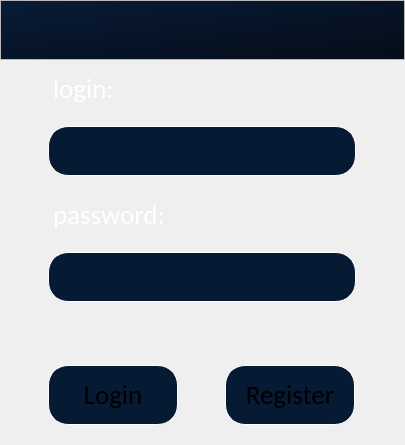
<?xml version="1.0" encoding="UTF-8"?>
<ui version="4.0">
 <class>Dialog</class>
 <widget class="QDialog" name="Dialog">
  <property name="geometry">
   <rect>
    <x>0</x>
    <y>0</y>
    <width>405</width>
    <height>428</height>
   </rect>
  </property>
  <property name="windowTitle">
   <string>Dialog</string>
  </property>
  <property name="styleSheet">
   <string notr="true">background-color:
qlineargradient(spread:pad, x1:1, y1:1, x2:0, y2:0, stop:0 rgba(9, 22, 41, 255), stop:1 rgba(9, 31, 63, 255));
color: white;
border: 0px;

QPushButton {
	border: 2px solid white;
}</string>
  </property>
  <layout class="QVBoxLayout" name="verticalLayout">
   <property name="spacing">
    <number>0</number>
   </property>
   <property name="leftMargin">
    <number>0</number>
   </property>
   <property name="topMargin">
    <number>0</number>
   </property>
   <property name="rightMargin">
    <number>0</number>
   </property>
   <property name="bottomMargin">
    <number>0</number>
   </property>
   <item>
    <widget class="QFrame" name="frame_2">
     <property name="minimumSize">
      <size>
       <width>0</width>
       <height>60</height>
      </size>
     </property>
     <property name="maximumSize">
      <size>
       <width>16777215</width>
       <height>60</height>
      </size>
     </property>
     <property name="frameShape">
      <enum>QFrame::StyledPanel</enum>
     </property>
     <property name="frameShadow">
      <enum>QFrame::Raised</enum>
     </property>
     <layout class="QVBoxLayout" name="verticalLayout_5">
      <property name="spacing">
       <number>0</number>
      </property>
      <property name="leftMargin">
       <number>0</number>
      </property>
      <property name="topMargin">
       <number>0</number>
      </property>
      <property name="rightMargin">
       <number>0</number>
      </property>
      <property name="bottomMargin">
       <number>0</number>
      </property>
      <item>
       <widget class="QLabel" name="label_3">
        <property name="styleSheet">
         <string notr="true">background-color:qlineargradient(spread:pad, x1:1, y1:1, x2:0, y2:0, stop:0 rgba(5, 13, 25, 255), stop:1 rgba(8, 27, 54, 255));</string>
        </property>
        <property name="text">
         <string/>
        </property>
        <property name="pixmap">
         <pixmap>resources/gl3.png</pixmap>
        </property>
        <property name="margin">
         <number>10</number>
        </property>
       </widget>
      </item>
     </layout>
    </widget>
   </item>
   <item>
    <widget class="QFrame" name="frame_3">
     <property name="styleSheet">
      <string notr="true">background-color: rgba(255, 255, 255, 0);</string>
     </property>
     <property name="frameShape">
      <enum>QFrame::StyledPanel</enum>
     </property>
     <property name="frameShadow">
      <enum>QFrame::Raised</enum>
     </property>
     <layout class="QVBoxLayout" name="verticalLayout_2">
      <property name="spacing">
       <number>0</number>
      </property>
      <property name="leftMargin">
       <number>0</number>
      </property>
      <property name="topMargin">
       <number>0</number>
      </property>
      <property name="rightMargin">
       <number>0</number>
      </property>
      <property name="bottomMargin">
       <number>0</number>
      </property>
      <item>
       <widget class="QFrame" name="frame_5">
        <property name="styleSheet">
         <string notr="true">background-color: rgba(255, 255, 255, 0);</string>
        </property>
        <property name="frameShape">
         <enum>QFrame::StyledPanel</enum>
        </property>
        <property name="frameShadow">
         <enum>QFrame::Raised</enum>
        </property>
        <layout class="QVBoxLayout" name="verticalLayout_3">
         <property name="spacing">
          <number>0</number>
         </property>
         <property name="leftMargin">
          <number>0</number>
         </property>
         <property name="topMargin">
          <number>0</number>
         </property>
         <property name="rightMargin">
          <number>0</number>
         </property>
         <property name="bottomMargin">
          <number>0</number>
         </property>
         <item>
          <widget class="QFrame" name="frame_6">
           <property name="baseSize">
            <size>
             <width>0</width>
             <height>50</height>
            </size>
           </property>
           <property name="styleSheet">
            <string notr="true">background-color: rgba(255, 255, 255, 0);</string>
           </property>
           <property name="frameShape">
            <enum>QFrame::StyledPanel</enum>
           </property>
           <property name="frameShadow">
            <enum>QFrame::Raised</enum>
           </property>
           <layout class="QVBoxLayout" name="verticalLayout_9">
            <property name="leftMargin">
             <number>50</number>
            </property>
            <item>
             <widget class="QLabel" name="label_5">
              <property name="font">
               <font>
                <family>Calibri</family>
                <pointsize>20</pointsize>
               </font>
              </property>
              <property name="styleSheet">
               <string notr="true">background-color: rgba(255, 255, 255, 0);
color: white;</string>
              </property>
              <property name="text">
               <string>login:</string>
              </property>
             </widget>
            </item>
           </layout>
          </widget>
         </item>
         <item alignment="Qt::AlignHCenter">
          <widget class="QFrame" name="frame_7">
           <property name="styleSheet">
            <string notr="true">background-color: rgba(255, 255, 255, 0);</string>
           </property>
           <property name="frameShape">
            <enum>QFrame::StyledPanel</enum>
           </property>
           <property name="frameShadow">
            <enum>QFrame::Raised</enum>
           </property>
           <layout class="QVBoxLayout" name="verticalLayout_7">
            <item>
             <widget class="QLineEdit" name="lineEdit">
              <property name="minimumSize">
               <size>
                <width>308</width>
                <height>50</height>
               </size>
              </property>
              <property name="maximumSize">
               <size>
                <width>308</width>
                <height>50</height>
               </size>
              </property>
              <property name="font">
               <font>
                <family>Calibri</family>
                <pointsize>20</pointsize>
               </font>
              </property>
              <property name="styleSheet">
               <string notr="true">QLineEdit {
	border: 1px solid white;
	border-radius: 20px;
	background-color: rgb(6, 26, 52);
	color: white;
}</string>
              </property>
              <property name="inputMask">
               <string/>
              </property>
             </widget>
            </item>
           </layout>
          </widget>
         </item>
        </layout>
       </widget>
      </item>
      <item>
       <widget class="QFrame" name="frame_4">
        <property name="styleSheet">
         <string notr="true">background-color: rgba(255, 255, 255, 0);</string>
        </property>
        <property name="frameShape">
         <enum>QFrame::StyledPanel</enum>
        </property>
        <property name="frameShadow">
         <enum>QFrame::Raised</enum>
        </property>
        <layout class="QVBoxLayout" name="verticalLayout_4">
         <property name="spacing">
          <number>0</number>
         </property>
         <property name="leftMargin">
          <number>0</number>
         </property>
         <property name="topMargin">
          <number>0</number>
         </property>
         <property name="rightMargin">
          <number>0</number>
         </property>
         <property name="bottomMargin">
          <number>0</number>
         </property>
         <item>
          <widget class="QFrame" name="frame_8">
           <property name="styleSheet">
            <string notr="true">background-color: rgba(255, 255, 255, 0);</string>
           </property>
           <property name="frameShape">
            <enum>QFrame::StyledPanel</enum>
           </property>
           <property name="frameShadow">
            <enum>QFrame::Raised</enum>
           </property>
           <layout class="QVBoxLayout" name="verticalLayout_8">
            <property name="leftMargin">
             <number>50</number>
            </property>
            <item>
             <widget class="QLabel" name="label_4">
              <property name="font">
               <font>
                <family>Calibri</family>
                <pointsize>20</pointsize>
               </font>
              </property>
              <property name="styleSheet">
               <string notr="true">background-color: rgba(255, 255, 255, 0);
color: white;</string>
              </property>
              <property name="text">
               <string>password:</string>
              </property>
             </widget>
            </item>
           </layout>
          </widget>
         </item>
         <item alignment="Qt::AlignHCenter">
          <widget class="QFrame" name="frame_9">
           <property name="styleSheet">
            <string notr="true">background-color: rgba(255, 255, 255, 0);
</string>
           </property>
           <property name="frameShape">
            <enum>QFrame::StyledPanel</enum>
           </property>
           <property name="frameShadow">
            <enum>QFrame::Raised</enum>
           </property>
           <layout class="QVBoxLayout" name="verticalLayout_6">
            <property name="spacing">
             <number>20</number>
            </property>
            <property name="bottomMargin">
             <number>0</number>
            </property>
            <item>
             <widget class="QLineEdit" name="lineEdit_2">
              <property name="minimumSize">
               <size>
                <width>308</width>
                <height>50</height>
               </size>
              </property>
              <property name="maximumSize">
               <size>
                <width>308</width>
                <height>50</height>
               </size>
              </property>
              <property name="font">
               <font>
                <family>Calibri</family>
                <pointsize>20</pointsize>
               </font>
              </property>
              <property name="layoutDirection">
               <enum>Qt::LeftToRight</enum>
              </property>
              <property name="styleSheet">
               <string notr="true">QLineEdit {
	border: 1px solid white;
	border-radius: 20px;
	background-color: rgb(6, 26, 52);
	color: white;
}</string>
              </property>
              <property name="echoMode">
               <enum>QLineEdit::Password</enum>
              </property>
             </widget>
            </item>
            <item>
             <widget class="QLabel" name="Incorrect">
              <property name="font">
               <font>
                <family>Calibri</family>
                <pointsize>12</pointsize>
                <weight>75</weight>
                <bold>true</bold>
               </font>
              </property>
              <property name="styleSheet">
               <string notr="true">color: red;</string>
              </property>
              <property name="text">
               <string/>
              </property>
              <property name="alignment">
               <set>Qt::AlignCenter</set>
              </property>
             </widget>
            </item>
           </layout>
          </widget>
         </item>
        </layout>
       </widget>
      </item>
     </layout>
    </widget>
   </item>
   <item>
    <widget class="QFrame" name="frame">
     <property name="minimumSize">
      <size>
       <width>0</width>
       <height>100</height>
      </size>
     </property>
     <property name="maximumSize">
      <size>
       <width>16777215</width>
       <height>130</height>
      </size>
     </property>
     <property name="styleSheet">
      <string notr="true">background-color: rgba(255, 255, 255, 0);</string>
     </property>
     <property name="frameShape">
      <enum>QFrame::StyledPanel</enum>
     </property>
     <property name="frameShadow">
      <enum>QFrame::Raised</enum>
     </property>
     <layout class="QHBoxLayout" name="horizontalLayout">
      <property name="spacing">
       <number>0</number>
      </property>
      <property name="leftMargin">
       <number>0</number>
      </property>
      <property name="topMargin">
       <number>0</number>
      </property>
      <property name="rightMargin">
       <number>0</number>
      </property>
      <property name="bottomMargin">
       <number>0</number>
      </property>
      <item>
       <widget class="QPushButton" name="pushButton">
        <property name="minimumSize">
         <size>
          <width>130</width>
          <height>60</height>
         </size>
        </property>
        <property name="maximumSize">
         <size>
          <width>130</width>
          <height>60</height>
         </size>
        </property>
        <property name="font">
         <font>
          <family>Calibri</family>
          <pointsize>20</pointsize>
         </font>
        </property>
        <property name="styleSheet">
         <string notr="true">QPushButton{
border: 1px solid white;
border-radius: 20px;
background-color: rgb(6, 26, 52);
}
QPushButton:hover{
	background-color: qlineargradient(spread:pad, x1:1, y1:1, x2:0.130682, y2:0.165, stop:0 rgba(34, 120, 239, 255), stop:1 rgba(145, 185, 239, 255));
}</string>
        </property>
        <property name="text">
         <string>Login</string>
        </property>
       </widget>
      </item>
      <item>
       <widget class="QPushButton" name="pushButton_2">
        <property name="minimumSize">
         <size>
          <width>130</width>
          <height>60</height>
         </size>
        </property>
        <property name="maximumSize">
         <size>
          <width>130</width>
          <height>60</height>
         </size>
        </property>
        <property name="font">
         <font>
          <family>Calibri</family>
          <pointsize>20</pointsize>
         </font>
        </property>
        <property name="styleSheet">
         <string notr="true">QPushButton{
border: 1px solid white;
border-radius: 20px;
background-color: rgb(6, 26, 52);
}
QPushButton:hover{
	background-color: qlineargradient(spread:pad, x1:1, y1:1, x2:0.130682, y2:0.165, stop:0 rgba(34, 120, 239, 255), stop:1 rgba(145, 185, 239, 255));
}</string>
        </property>
        <property name="text">
         <string>Register</string>
        </property>
       </widget>
      </item>
     </layout>
    </widget>
   </item>
  </layout>
 </widget>
 <resources/>
 <connections/>
</ui>
